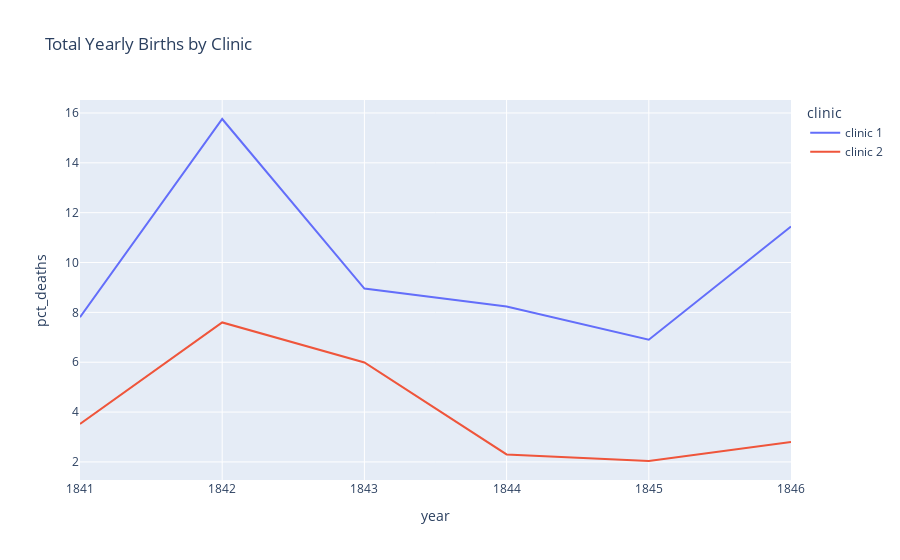

Notebook cell for this chart:
### Markdown cell above
### Plotting the Proportion of Yearly Deaths by Clinic

### Code cell
line3 = px.line(df_yearly, 
               x='year', 
               y='pct_deaths',
               color='clinic',
               height=600,
               title='Total yearly births by clinic')
 
line3.show()

### Figure 1 — Plotly figure (JSON) as saved in the notebook; plotly's stock layout.template omitted (floating-point values rounded to 4 significant figures)
{"data": [{"hovertemplate": "clinic=clinic 1<br>year=%{x}<br>pct_deaths=%{y}<extra></extra>", "legendgroup": "clinic 1", "line": {"color": "#636efa", "dash": "solid"}, "marker": {"symbol": "circle"}, "mode": "lines", "name": "clinic 1", "orientation": "v", "showlegend": true, "type": "scatter", "x": [1841, 1842, 1843, 1844, 1845, 1846], "xaxis": "x", "y": [7.806, 15.76, 8.954, 8.236, 6.901, 11.45], "yaxis": "y"}, {"hovertemplate": "clinic=clinic 2<br>year=%{x}<br>pct_deaths=%{y}<extra></extra>", "legendgroup": "clinic 2", "line": {"color": "#EF553B", "dash": "solid"}, "marker": {"symbol": "circle"}, "mode": "lines", "name": "clinic 2", "orientation": "v", "showlegend": true, "type": "scatter", "x": [1841, 1842, 1843, 1844, 1845, 1846], "xaxis": "x", "y": [3.522, 7.597, 5.988, 2.3, 2.036, 2.797], "yaxis": "y"}], "layout": {"autosize": true, "legend": {"title": {"text": "clinic"}, "tracegroupgap": 0}, "title": {"text": "Total Yearly Births by Clinic"}, "xaxis": {"anchor": "y", "autorange": true, "domain": [0, 1], "range": [1841, 1846], "title": {"text": "year"}, "type": "linear"}, "yaxis": {"anchor": "x", "autorange": true, "domain": [0, 1], "range": [1.274, 16.52], "title": {"text": "pct_deaths"}, "type": "linear"}}}
